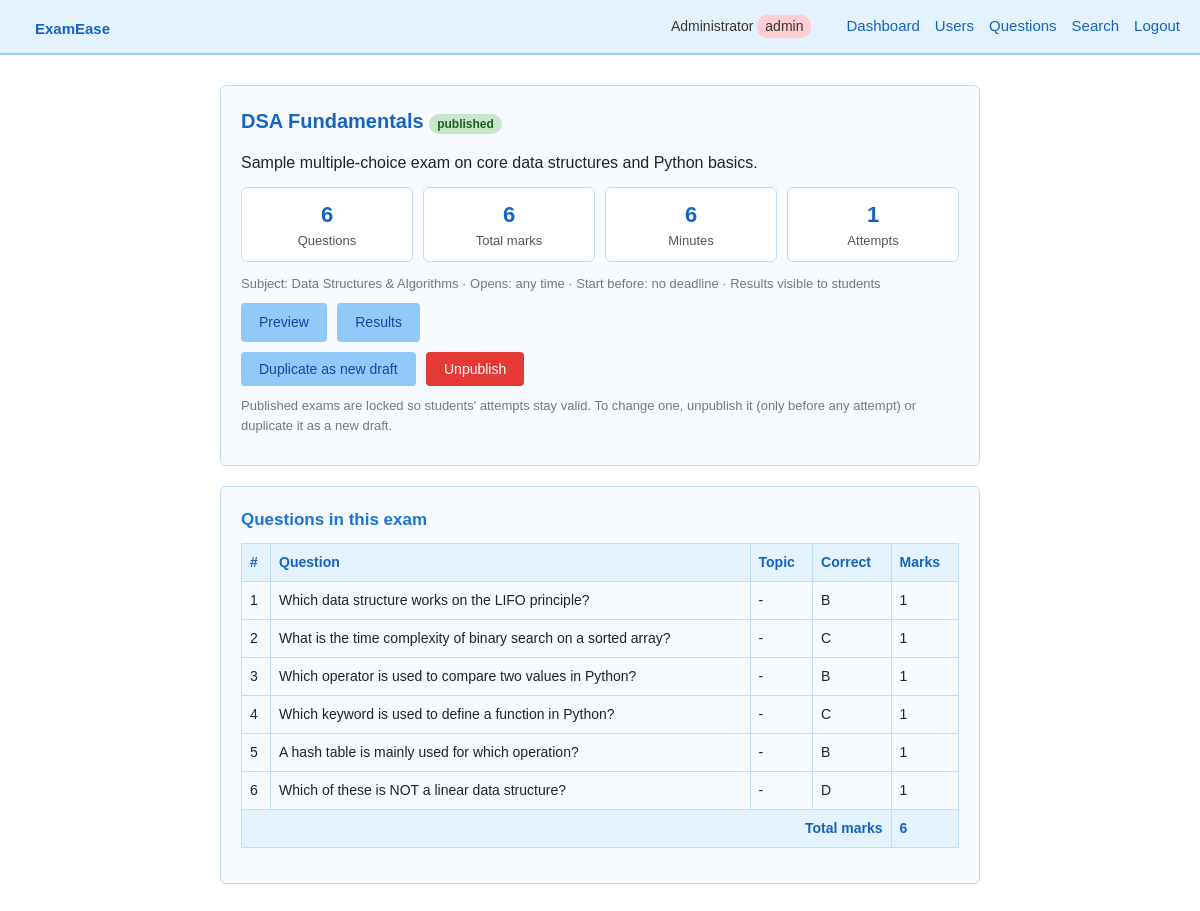
/exams/1 (signed in), run on the app's committed database.
### tables this page shows
CREATE TABLE students (
            id INTEGER PRIMARY KEY AUTOINCREMENT,
            name TEXT NOT NULL,
            reg_no TEXT NOT NULL UNIQUE,
            password TEXT NOT NULL
        , role TEXT NOT NULL DEFAULT 'student');

CREATE TABLE exams (
            id INTEGER PRIMARY KEY AUTOINCREMENT,
            title TEXT NOT NULL,
            description TEXT NOT NULL DEFAULT '',
            instructions TEXT NOT NULL DEFAULT '',
            subject TEXT NOT NULL DEFAULT '',
            duration_minutes INTEGER NOT NULL DEFAULT 30,
            start_time TEXT,
            end_time TEXT,
            status TEXT NOT NULL DEFAULT 'draft',
            results_released INTEGER NOT NULL DEFAULT 0,
            created_by INTEGER NOT NULL,
            created_at TEXT NOT NULL,
            published_at TEXT
        );

CREATE TABLE exam_questions (
            id INTEGER PRIMARY KEY AUTOINCREMENT,
            exam_id INTEGER NOT NULL,
            source_question_id INTEGER,
            position INTEGER NOT NULL DEFAULT 0,
            question TEXT NOT NULL,
            option_a TEXT NOT NULL,
            option_b TEXT NOT NULL,
            option_c TEXT NOT NULL,
            option_d TEXT NOT NULL,
            correct_option TEXT NOT NULL,
            marks INTEGER NOT NULL DEFAULT 1,
            topic TEXT NOT NULL DEFAULT '',
            difficulty TEXT NOT NULL DEFAULT 'medium',
            explanation TEXT NOT NULL DEFAULT '',
            FOREIGN KEY (exam_id) REFERENCES exams(id)
        );

### app.py (the view)
@app.route("/exams/<int:exam_id>")
@staff_required
def exam_manage(exam_id):
    exam = load_exam_for_manage(exam_id)
    owner = None if g.user["role"] == "admin" else g.user["id"]
    flt = {k: request.args.get(k, "").strip() for k in ("search", "subject", "topic", "difficulty")}
    eqs = db.get_exam_questions_full(exam_id)
    used = {q["source_question_id"] for q in eqs}
    bank = [q for q in db.list_questions(owner, **flt) if q["id"] not in used] \
        if exam["status"] == "draft" else []
    attempts = len(db.attempts_for_exam(exam_id))
    return render_template(
        "exam_manage.html", exam=exam, eqs=eqs, bank=bank, flt=flt, attempts=attempts,
        total_marks=sum(q["marks"] for q in eqs),
        subjects=db.distinct_values("subject", owner), topics=db.distinct_values("topic", owner),
        difficulties=DIFFICULTIES)

### app.py (called while the page is built, shortened)
def csrf_token():
    if "_csrf" not in session:
        session["_csrf"] = secrets.token_hex(16)
    return session["_csrf"]

@app.before_request
def load_user_and_check_csrf():
    if request.endpoint == "static":
        return None
    g.user = None
    uid = session.get("student_id")
    if uid is not None:
        row = db.get_student_by_id(uid)
        if row is None:
            session.clear()
        else:
            g.user = {"id": row["id"], "name": row["name"],
                      "reg_no": row["reg_no"], "role": row["role"]}
    return None

@app.context_processor
def inject_globals():
    return {"user": g.get("user"), "csrf_token": csrf_token, "PASS_PERCENT": PASS_PERCENT}

def roles_required(*roles):
    def decorator(view):
        @wraps(view)
        def wrapped(*args, **kwargs):
            if g.user is None:
                if request.is_json:
                    return jsonify(ok=False, success=False, error="Please log in."), 401
                flash("Please log in to continue.", "error")
                return redirect(url_for("login"))
            if g.user["role"] not in roles:
                if request.is_json:
                    return jsonify(ok=False, success=False, error="Not allowed."), 403
                flash("You do not have permission to open that page.", "error")
                return redirect(home_for(g.user["role"]))
            return view(*args, **kwargs)
        return wrapped
    return decorator

def load_exam_for_manage(exam_id):
    exam = db.get_exam(exam_id)
    if exam is None:
        abort(404)
    if g.user["role"] != "admin" and exam["created_by"] != g.user["id"]:
        abort(403)
    return exam

### database.py (called while the page is built)
def get_connection():
    conn = sqlite3.connect(DB_PATH)
    conn.row_factory = sqlite3.Row
    return conn

def get_student_by_id(student_id):
    conn = get_connection()
    cur = conn.cursor()
    cur.execute("SELECT * FROM students WHERE id = ?", (student_id,))
    row = cur.fetchone()
    conn.close()
    if row is None:
        return None
    return dict(row)

def _all(sql, params=()):
    conn = get_connection()
    rows = conn.execute(sql, params).fetchall()
    conn.close()
    return [dict(r) for r in rows]

def _one(sql, params=()):
    rows = _all(sql, params)
    return rows[0] if rows else None

def get_exam(exam_id):
    return _one("SELECT * FROM exams WHERE id = ?", (exam_id,))

### templates/exam_manage.html (shortened to what this page needs)
{% extends "base.html" %}
{% block content %}
  <div class="card">
    <h2>{{ exam.title }} <span class="badge badge-{{ exam.status }}">{{ exam.status }}</span></h2>
    {% if exam.description %}<p>{{ exam.description }}</p>{% endif %}
    <div class="stat-grid">
      <div class="stat"><b>{{ eqs|length }}</b>Questions</div>
      <div class="stat"><b>{{ total_marks }}</b>Total marks</div>
      <div class="stat"><b>{{ exam.duration_minutes }}</b>Minutes</div>
      <div class="stat"><b>{{ attempts }}</b>Attempts</div>
    </div>
    <p class="muted">
      Subject: {{ exam.subject or '-' }} &middot;
      Opens: {{ exam.start_time[:16] if exam.start_time else 'any time' }} &middot;
      Start before: {{ exam.end_time[:16] if exam.end_time else 'no deadline' }} &middot;
      Results {{ 'visible' if exam.results_released else 'hidden' }} to students
    </p>
    <p class="action-row">
      <a class="btn btn-secondary" href="{{ url_for('exam_preview', exam_id=exam.id) }}">Preview</a>
      <a class="btn btn-secondary" href="{{ url_for('exam_results', exam_id=exam.id) }}">Results</a>
      {% for action, label, cls in [('exam_duplicate','Duplicate as new draft','btn-secondary')] %}
      <form method="POST" action="{{ url_for(action, exam_id=exam.id) }}" style="display:inline;">
        <button class="btn {{ cls }}" type="submit">{{ label }}</button>
      </form>
      {% endfor %}
      {% if exam.status == 'draft' %}
        <form method="POST" action="{{ url_for('exam_publish', exam_id=exam.id) }}" style="display:inline;" onsubmit="return confirm('Publish this exam? Students will be able to see and take it.');">
          <input type="hidden" name="csrf_token" value="{{ csrf_token() }}">
          <button class="btn" type="submit">Publish</button>
        </form>
        {% if not attempts %}
        <form method="POST" action="{{ url_for('exam_delete', exam_id=exam.id) }}" style="display:inline;" onsubmit="return confirm('Delete this draft permanently?');">
          <input type="hidden" name="csrf_token" value="{{ csrf_token() }}">
          <button class="btn btn-danger" type="submit">Delete Draft</button>
        </form>
        {% endif %}
      {% else %}
        <form method="POST" action="{{ url_for('exam_unpublish', exam_id=exam.id) }}" style="display:inline;" onsubmit="return confirm('Move this exam back to draft?');">
          <button class="btn btn-danger" type="submit">Unpublish</button>
        </form>
      {% endif %}
    </p>
    {% if exam.status == 'published' %}
      <p class="muted">Published exams are locked so students' attempts stay valid. To change one, unpublish it (only before any attempt) or duplicate it as a new draft.</p>
    {% endif %}
  </div>
  <div class="card">
    <h3>Questions in this exam</h3>
    {% if eqs %}
    <form method="POST" action="{{ url_for('exam_set_marks', exam_id=exam.id) }}">
      <div class="table-wrap"><table>
        <tr><th>#</th><th>Question</th><th>Topic</th><th>Correct</th><th>Marks</th>{% if exam.status == 'draft' %}<th></th>{% endif %}</tr>
        {% for q in eqs %}
        <tr>
          <td>{{ loop.index }}</td><td>{{ q.question|truncate(90) }}</td><td>{{ q.topic or '-' }}</td><td>{{ q.correct_option|upper }}</td>
          <td>{% if exam.status == 'draft' %}<input type="number" name="marks_{{ q.id }}" value="{{ q.marks }}" min="1" max="100" style="width:70px; margin:0;">{% else %}{{ q.marks }}{% endif %}</td>
        </tr>
        {% endfor %}
        <tr><th colspan="4" style="text-align:right;">Total marks</th><th>{{ total_marks }}</th>{% if exam.status == 'draft' %}<th></th>{% endif %}</tr>
      </table></div>
    </form>
    {% else %}
      <p class="empty">No questions yet. {% if exam.status == 'draft' %}Pick some from the question bank below.{% endif %}</p>
    {% endif %}
  </div>
{% endblock %}

### templates/base.html (shortened to what this page needs)
<!DOCTYPE html>
<html lang="en">
<head>
  <link rel="stylesheet" href="{{ url_for('static', filename='style.css') }}">
</head>
<body>
  <div class="navbar">
    <h1><a href="{{ url_for('index') }}" style="text-decoration:none; color:#1565c0;">ExamEase</a></h1>
    <div class="nav-right">
      {% if user %}
        <span>{{ user.name }} <span class="badge badge-{{ user.role }}">{{ user.role }}</span></span>
        {% if user.role == 'student' %}
          <a href="{{ url_for('dashboard') }}">Dashboard</a>
        {% elif user.role == 'teacher' %}
          <a href="{{ url_for('teacher_dashboard') }}">Dashboard</a>
          <a href="{{ url_for('question_list') }}">Question Bank</a>
          <a href="{{ url_for('exam_new') }}">New Exam</a>
          <a href="{{ url_for('search') }}">Search</a>
        {% else %}
          <a href="{{ url_for('admin_dashboard') }}">Dashboard</a>
          <a href="{{ url_for('admin_users') }}">Users</a>
          <a href="{{ url_for('question_list') }}">Questions</a>
          <a href="{{ url_for('search') }}">Search</a>
        {% endif %}
        <a href="{{ url_for('logout') }}">Logout</a>
      {% else %}
        <a href="{{ url_for('login') }}">Login</a>
        <a href="{{ url_for('register') }}">Register</a>
      {% endif %}
    </div>
  </div>
  <div class="container">
    {% block content %}{% endblock %}
  </div>
</body>
</html>

### static/style.css (style rules this page uses)
* { box-sizing: border-box; margin: 0; padding: 0; }
body { font-family: Arial, Helvetica, sans-serif; background-color: #ffffff; color: #222; line-height: 1.5; }
.navbar { background-color: #e3f2fd; border-bottom: 2px solid #90caf9; padding: 10px 20px; display: flex; align-items: center; justify-content: space-between; }
.navbar h1 { font-size: 22px; color: #1565c0; }
.navbar a { margin-left: 15px; text-decoration: none; color: #1565c0; font-size: 15px; }
.nav-right { display: flex; align-items: center; }
.nav-right span { margin-right: 10px; font-size: 14px; color: #333; }
.container { max-width: 800px; margin: 30px auto; padding: 0 20px; }
.card { background-color: #f7fbff; border: 1px solid #bbdefb; border-radius: 6px; padding: 20px; margin-bottom: 20px; }
h2 { color: #1565c0; margin-bottom: 15px; font-size: 20px; }
h3 { color: #1976d2; margin-bottom: 10px; font-size: 17px; }
p { margin-bottom: 10px; }
.btn { display: inline-block; background-color: #1976d2; color: white; border: none; padding: 9px 18px; border-radius: 4px; cursor: pointer; font-size: 14px; text-decoration: none; margin-right: 6px; }
.btn-secondary { background-color: #90caf9; color: #0d47a1; }
.btn-danger { background-color: #e53935; }
table { width: 100%; border-collapse: collapse; margin-bottom: 15px; }
th, td { border: 1px solid #bbdefb; padding: 8px; text-align: left; font-size: 14px; }
th { background-color: #e3f2fd; color: #1565c0; }
tr:nth-child(even) { background-color: #f7fbff; }
.nav-right { flex-wrap: wrap; justify-content: flex-end; }
.muted { color: #777; font-size: 13px; }
.table-wrap { overflow-x: auto; -webkit-overflow-scrolling: touch; }
.table-wrap table { min-width: 560px; }
.badge { display: inline-block; padding: 1px 8px; border-radius: 10px; font-size: 12px; background: #e0e0e0; color: #333; }
.badge-student, .badge-easy, .badge-correct, .badge-published { background: #c8e6c9; color: #1b5e20; }
.badge-admin, .badge-hard, .badge-wrong { background: #ffcdd2; color: #b71c1c; }
.stat-grid { display: flex; flex-wrap: wrap; gap: 10px; margin: 12px 0; }
.stat { flex: 1 1 110px; background: #fff; border: 1px solid #bbdefb; border-radius: 6px; padding: 10px; text-align: center; font-size: 13px; color: #555; }
.stat b { display: block; font-size: 22px; color: #1565c0; }

### data on the page
students: name "Administrator", role "admin"
exams: title "DSA Fundamentals", status "published", description "Sample multiple-choice exam on core data structures and Python basics.", duration_minutes "6", subject "Data Structures & Algorithms", results_released "visible"
exam_questions: question "Which data structure works on the LIFO principle?", topic "-", correct_option "B", marks "1"
exam_questions: question "What is the time complexity of binary search on a sorted array?", topic "-", correct_option "C", marks "1"
exam_questions: question "Which operator is used to compare two values in Python?", topic "-", correct_option "B", marks "1"
exam_questions: question "Which keyword is used to define a function in Python?", topic "-", correct_option "C", marks "1"
exam_questions: question "A hash table is mainly used for which operation?", topic "-", correct_option "B", marks "1"
exam_questions: question "Which of these is NOT a linear data structure?", topic "-", correct_option "D", marks "1"

### other printed values
{{ eqs|length }} "6"
{{ total_marks }} "6"
{{ attempts }} "1"
{{ exam.start_time[:16] if exam.start_time else 'any time' }} "any time"
{{ exam.end_time[:16] if exam.end_time else 'no deadline' }} "no deadline"
{{ label }} "Duplicate as new draft"
